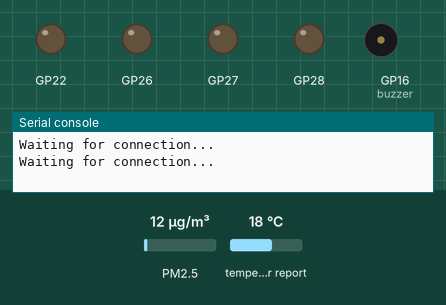
Recording of a program running on a simulated Raspberry Pi Pico running MicroPython. Shown: output pins drawn as LEDs (lit = HIGH), buzzer (waves = sounding, pin HIGH), the last lines printed to the serial console. The test bench sets the inputs (shaded band); at power-on: temperature in the web weather report 18 °C, PM2.5 12 µg/m³. WiFi joins after 1.5 s; requests to the public web service named in the program get a made-up reply in its usual format after 0.4 s (London, UTC, broken clouds, 64 % humidity, 1013 hPa unless stated).

Above: at 1.2 s.
1.3 s: temperature in the web weather report set to 21 °C
At 3.5 s:
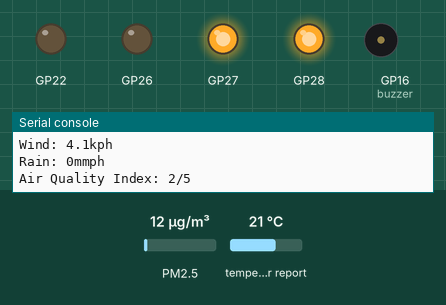
At 7.8 s:
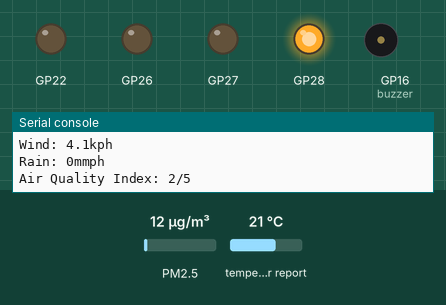
Timing chart, 0 to 16.5 s (numbered marks = the images above; inputs shaded):
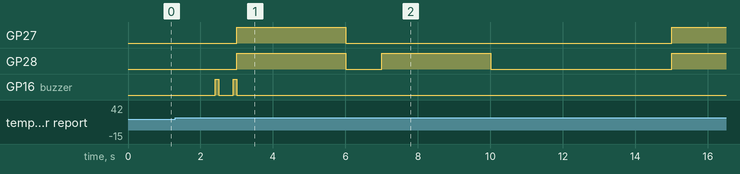

The program:

weather_4.py
```python
from machine import Pin
import utime
import network
import urequests

# Replace these with your own settings
ssid = "<Your Wifi Network Name>"
password = "<Your Wifi Password>"
lat = "52.1966242" # Treat as string
lon = "0.1285178" # Treat as string
api_key = "<OpenWeatherMap API Key>"

# Make sure these are the pins connected to your LEDs!
leds = {
    1: Pin(28, Pin.OUT),
    2: Pin(27, Pin.OUT),
    3: Pin(26, Pin.OUT),
    4: Pin(22, Pin.OUT),
}

buzzer = Pin(16, Pin.OUT)

# Connect to wifi
wlan = network.WLAN(network.STA_IF)
wlan.active(True)
wlan.connect(ssid, password)

# Wait for connect or fail
max_wait = 30
while max_wait > 0:
    if wlan.status() < 0 or wlan.status() >= 3:
        break
    max_wait -= 1
    print('Waiting for connection...')
    utime.sleep(1)

# Handle connection error
if wlan.status() != 3:
    raise RuntimeError('Network connection failed')

print('Connected')
status = wlan.ifconfig()
print( 'IP Address = ' + status[0] )

# Make some noise
def buzz(ms):
    buzzer.on()
    utime.sleep_ms(ms)
    buzzer.off()

# Wrap up error check and response parsing into a single function
def call_openweathermap_api(endpoint):
    global lat, lon, api_key
    url = "https://api.openweathermap.org/data/2.5/{endpoint}?lat={lat}&lon={lon}&appid={appid}&units=metric".format(
        endpoint=endpoint,
        lat=lat,
        lon=lon,
        appid=api_key
    )

    # Make request and convert JSON response to Python dict
    print("Calling {endpoint} API".format(endpoint=endpoint))
    response = urequests.get(url)
    print("Status code: {status_code}".format(status_code=response.status_code))

    # Check the response status (200 = Success)
    if response.status_code is not 200:
        print('Error!')
        buzz(1000)
        raise SystemExit

    # Indicate we've got the data
    buzz(100)

    data = response.json()
    response.close()

    return data

# Get the latest weather
weather_data = call_openweathermap_api('weather')

# Get the air polution report
ap_data = call_openweathermap_api('air_pollution')

# Get the info we want
temp = weather_data['main']['temp']
wind = weather_data['wind']['speed']

# Rain info is not returned if there is none, so we provide a default value
if 'rain' in weather_data:
    rain = weather_data['rain']['1h']
else:
    rain = 0

aqi = ap_data['list'][0]['main']['aqi']

# Output our findings
print("Temp: {temp}C".format(temp=temp))
print("Wind: {wind}kph".format(wind=wind))
print("Rain: {rain}mmph".format(rain=rain))
print("Air Quality Index: {aqi}/5".format(aqi=aqi))

# Light up the LEDs in sequence
def light_range(value, bands):
    global leds
    led_to_light = 0

    # Every time we pass or equal a band, light an LED
    for band in bands:
        if value >= band:
            led_to_light += 1
            leds[led_to_light].on()

    utime.sleep(3)

    # Switch everything off again
    for led_number in range(1, 5):
        leds[led_number].off()
    utime.sleep(1)

light_range(temp, [10, 20, 30, 40])
light_range(wind, [0, 10, 20, 30])
light_range(rain, [10, 20, 30, 40])
light_range(aqi, [1, 2, 3, 4])

# Important to tidy up the connection
wlan.disconnect()
```

Measured:
- the behaviour switches between 19 and 20 °C on temperature in the web weather report (found by bisection; images 0 and 1)
- after the input at 1.3 s, GP27: LOW → HIGH after 1.7 s instead of 13.7 s
- by itself, GP16 (buzzer): alternates HIGH for 0.10 s and LOW for 0.40 s, 4 changes in all, then stays LOW
